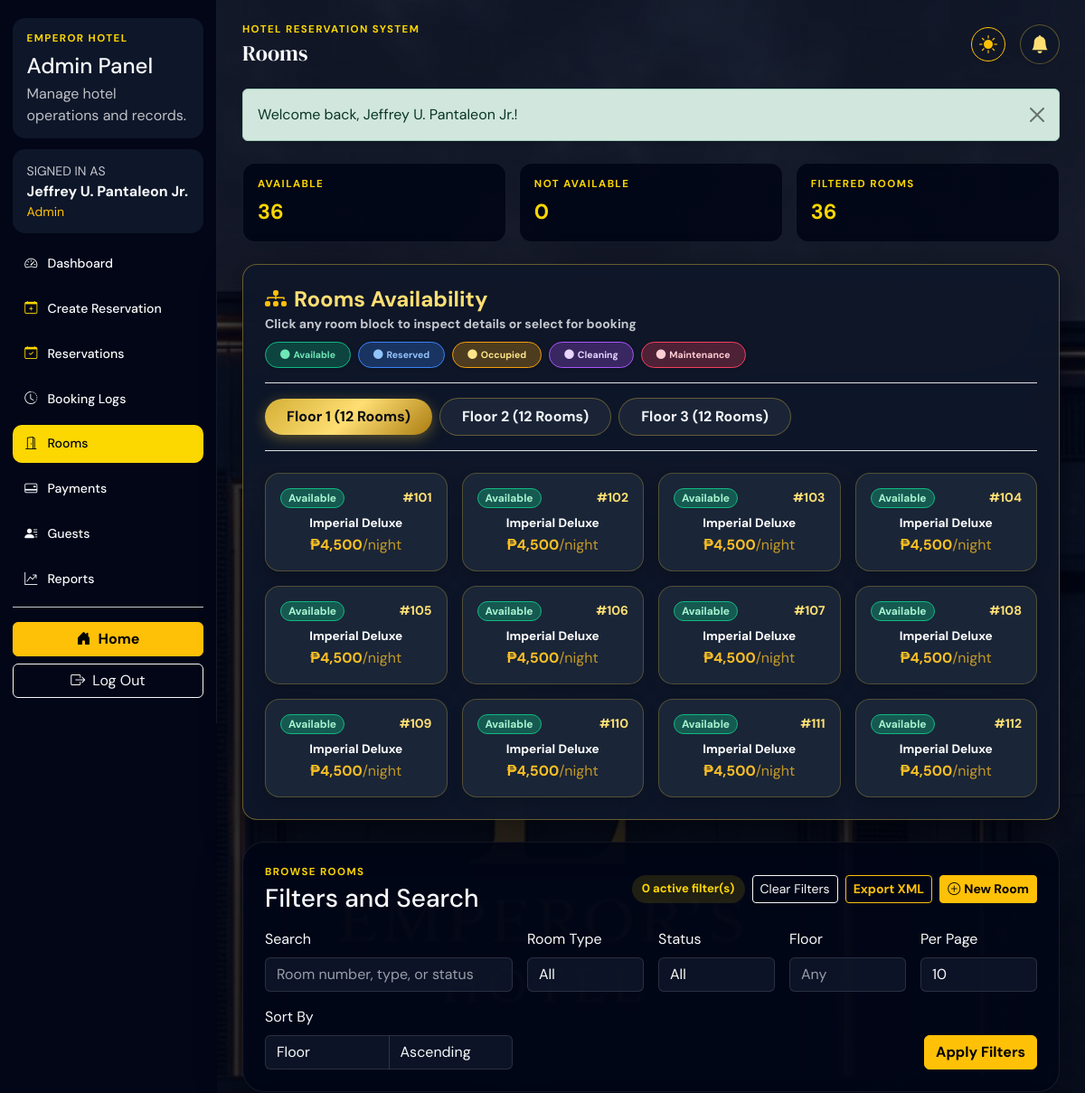
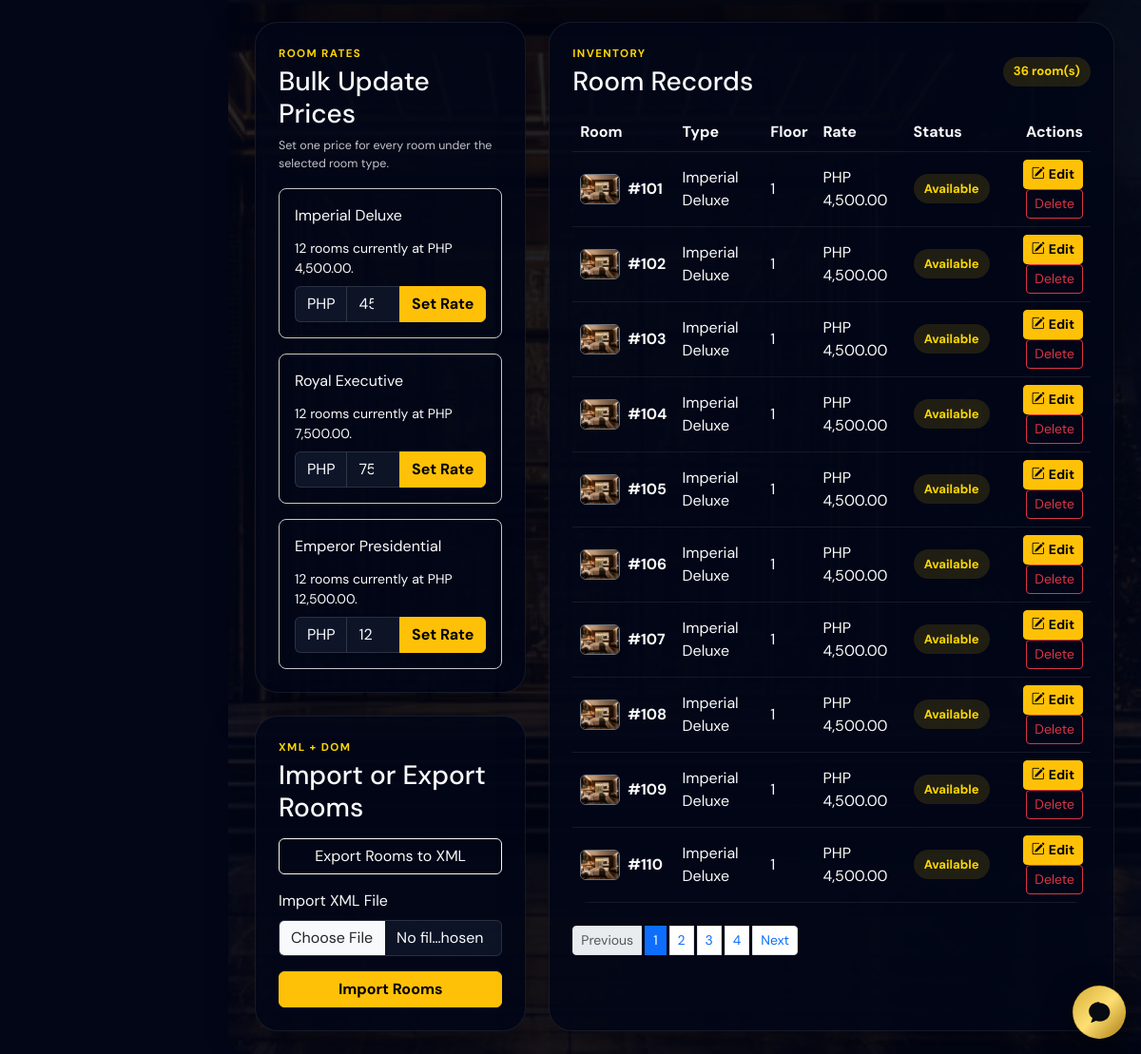
Screenshot of /public/admin/rooms.php (signed in) with the database file from the repository (2 pictures, top to bottom).
### tables this page shows
CREATE TABLE IF NOT EXISTS rooms (
    room_id INT AUTO_INCREMENT PRIMARY KEY,
    room_number VARCHAR(10) NOT NULL UNIQUE,
    room_type ENUM('Imperial Deluxe', 'Royal Executive', 'Emperor Presidential') NOT NULL,
    floor INT NOT NULL,
    price_per_night DECIMAL(10,2) NOT NULL,
    bed_type VARCHAR(50) DEFAULT 'King Bed',
    max_capacity INT NOT NULL DEFAULT 2,
    view_type VARCHAR(100) DEFAULT 'City View',
    image_url TEXT DEFAULT NULL,
    status ENUM('Available', 'Reserved', 'Occupied', 'Cleaning', 'Maintenance') NOT NULL DEFAULT 'Available',
    created_at TIMESTAMP DEFAULT CURRENT_TIMESTAMP
);

### public/admin/rooms.php (the view, shortened to what the rows shown need)
<?php
require_once __DIR__ . '/../includes/bootstrap.php';
require_once __DIR__ . '/../includes/layout.php';
require_once __DIR__ . '/../includes/room_catalog.php';
require_once __DIR__ . '/../includes/hotel_map.php';
$db = Database::connect();
$roomModel = new Room($db);
$page = max(1, (int) ($_GET['page'] ?? 1));
$perPage = (int) ($_GET['per_page'] ?? (getenv('ROOMS_PER_PAGE') ?: 10));
$perPage = max(5, min(50, $perPage));
$filters = [
    'search' => trim((string) ($_GET['search'] ?? '')),
    'room_type' => trim((string) ($_GET['room_type'] ?? '')),
    'status' => trim((string) ($_GET['status'] ?? '')),
    'floor' => trim((string) ($_GET['floor'] ?? '')),
    'sort' => trim((string) ($_GET['sort'] ?? 'floor')),
    'direction' => trim((string) ($_GET['direction'] ?? 'asc')),
    'per_page' => $perPage,
];
$roomData = $roomModel->paginated($filters, $page, $perPage);
$rooms = $roomData['rows'];
?>
<section class="mb-4">
    <?php renderHotelFloorMap($db, 'admin'); ?>
</section>
<section class="row g-4">
    <div class="col-xl-8">
        <div class="panel-card p-4 h-100">
            <div class="table-responsive">
                <table class="table table-dark-soft align-middle mb-0">
                    <thead>
                        <tr>
                            <th>Room</th>
                            <th>Type</th>
                            <th>Floor</th>
                            <th>Rate</th>
                            <th>Status</th>
                            <th class="text-end">Actions</th>
                        </tr>
                    </thead>
                    <tbody>
                        <?php foreach ($rooms as $room): ?>
                            <?php
                                $catalogData = getRoomCatalogData($room);
                            ?>
                            <tr>
                                <td>
                                    <div class="d-flex align-items-center gap-2">
                                        <img src="<?php echo e($catalogData['hero']); ?>" class="rounded-2 object-fit-cover border border-secondary" style="width: 42px; height: 32px;" alt="Room">
                                        <strong>#<?php echo e($room['room_number']); ?></strong>
                                    </div>
                                </td>
                                <td><?php echo e($room['room_type']); ?></td>
                                <td><?php echo e($room['floor']); ?></td>
                                <td><?php echo e(formatMoney((float) $room['price_per_night'])); ?></td>
                                <td><span class="badge-soft"><?php echo e($room['status']); ?></span></td>
                                <td class="text-end">
                                    <button
                                        class="btn btn-sm btn-warning fw-semibold"
                                        type="button"
                                        data-bs-toggle="modal"
                                        data-bs-target="#editRoomModal_<?php echo e($room['room_id']); ?>"
                                    >
                                        <i class="bi bi-pencil-square me-1"></i>Edit
                                    </button>
                                    <form method="post" class="d-inline">
                                        <button class="btn btn-sm btn-outline-danger" type="submit" onclick="return confirm('Delete Room #<?php echo e($room['room_number']); ?>?')">Delete</button>
                                    </form>
                                </td>
                            </tr>
                        <?php endforeach; ?>
                    </tbody>
                </table>
            </div>
        </div>
    </div>
</section>

### public/includes/hotel_map.php (shortened to what the rows shown need)
<?php
function renderHotelFloorMap(PDO $db, string $mode = 'public', ?int $selectedRoomId = null, string $checkIn = '', string $checkOut = ''): void
{
    $roomModel = new Room($db);
    $rooms = $roomModel->all();
    $floors = [];
    foreach ($rooms as $room) {
        $floors[$room['floor']][] = $room;
    }
    ksort($floors);
?>
<div class="hotel-map-container h-100 my-0 p-4 rounded-4 shadow-lg border" id="hotelMapContainer">
    <div class="tab-content" id="hotelMapFloorContent">
        <?php foreach ($floors as $floorNum => $floorRooms): ?>
            <div class="tab-pane fade <?= $floorNum === 1 ? 'show active' : '' ?>" id="map-pane-floor-<?= $floorNum ?>" role="tabpanel">
                <div class="row row-cols-2 row-cols-sm-3 row-cols-md-3 row-cols-lg-4 row-cols-xl-4 row-cols-xxl-4 g-2 g-sm-3">
                    <?php foreach ($floorRooms as $room):
                        $statusClass = 'room-map-card--' . strtolower($room['status']);
                        $isSelected = ($selectedRoomId !== null && (int)$room['room_id'] === $selectedRoomId);
                    ?>
                        <div class="col">
                            <div class="card h-100 room-map-card <?= $statusClass ?> rounded-4 p-2 transition-all shadow <?= $isSelected ? 'border-warning shadow-lg' : '' ?>"
                                 style="cursor: pointer;"
                                 data-room-id="<?= $room['room_id'] ?>"
                                 data-room-number="<?= $room['room_number'] ?>"
                                 data-room-type="<?= e($room['room_type']) ?>"
                                 data-room-price="<?= number_format((float)$room['price_per_night'], 2) ?>"
                                 data-room-status="<?= $room['status'] ?>"
                                 onclick="onHotelMapRoomClick(<?= (int)$room['room_id'] ?>, '<?= e($room['room_number']) ?>', '<?= e($room['room_type']) ?>', '<?= number_format((float)$room['price_per_night'], 2) ?>', '<?= $room['status'] ?>', '<?= e($mode) ?>')">
                                <div class="card-body p-2 text-center">
                                    <div class="d-flex align-items-center justify-content-between mb-2">
                                        <span class="badge text-xs px-2 py-1 rounded-pill fw-bold room-status-badge"><?= $room['status'] ?></span>
                                        <small class="fw-bold font-serif room-number-tag">#<?= e($room['room_number']) ?></small>
                                    </div>
                                    <h6 class="card-title font-serif fw-bold mb-1 text-wrap room-type-title" style="font-size: 0.85rem; line-height: 1.25;"><?= e($room['room_type']) ?></h6>
                                    <div class="text-xs fw-bold room-price-tag">₱<?= number_format((float)$room['price_per_night']) ?><span class="opacity-75 font-sans fw-normal">/night</span></div>
                                </div>
                            </div>
                        </div>
                    <?php endforeach; ?>
                </div>
            </div>
        <?php endforeach; ?>
    </div>
</div>
<?php
}
?>

### rows the page displays
rooms: status "Available", room_number "101", room_type "Imperial Deluxe", price_per_night "4,500", floor "1", price_per_night "PHP 4,500.00"
rooms: status "Available", room_number "102", room_type "Imperial Deluxe", price_per_night "4,500", floor "1", price_per_night "PHP 4,500.00"
rooms: status "Available", room_number "103", room_type "Imperial Deluxe", price_per_night "4,500", floor "1", price_per_night "PHP 4,500.00"
rooms: status "Available", room_number "104", room_type "Imperial Deluxe", price_per_night "4,500", floor "1", price_per_night "PHP 4,500.00"
rooms: status "Available", room_number "105", room_type "Imperial Deluxe", price_per_night "4,500", floor "1", price_per_night "PHP 4,500.00"
rooms: status "Available", room_number "106", room_type "Imperial Deluxe", price_per_night "4,500", floor "1", price_per_night "PHP 4,500.00"
rooms: status "Available", room_number "107", room_type "Imperial Deluxe", price_per_night "4,500", floor "1", price_per_night "PHP 4,500.00"
rooms: status "Available", room_number "108", room_type "Imperial Deluxe", price_per_night "4,500", floor "1", price_per_night "PHP 4,500.00"
rooms: status "Available", room_number "109", room_type "Imperial Deluxe", price_per_night "4,500", floor "1", price_per_night "PHP 4,500.00"
rooms: status "Available", room_number "110", room_type "Imperial Deluxe", price_per_night "4,500", floor "1", price_per_night "PHP 4,500.00"
rooms: status "Available", room_number "111", room_type "Imperial Deluxe", price_per_night "4,500"
rooms: status "Available", room_number "112", room_type "Imperial Deluxe", price_per_night "4,500"

### other values shown
$user['full_name'] "Jeffrey U. Pantaleon Jr."
$user['role'] "Admin"
$link['label'] "Dashboard"
$link['label'] "Create Reservation"
$link['label'] "Reservations"
$link['label'] "Booking Logs"
$link['label'] "Rooms"
$link['label'] "Payments"
$link['label'] "Guests"
$link['label'] "Reports"
$title "Rooms"
$message['message'] "Welcome back, Jeffrey U. Pantaleon Jr.!"
$summary['available'] "36"
$summary['not_available'] "0"
$roomData['total'] "36"
